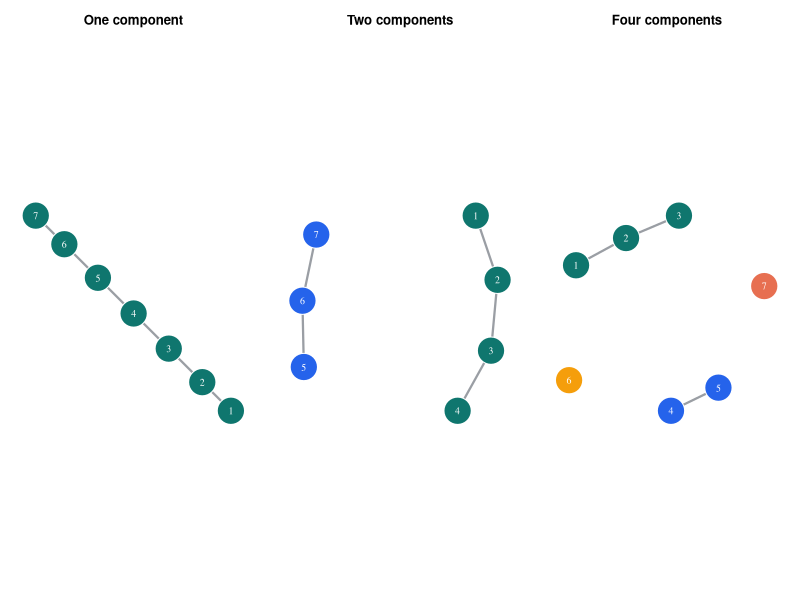
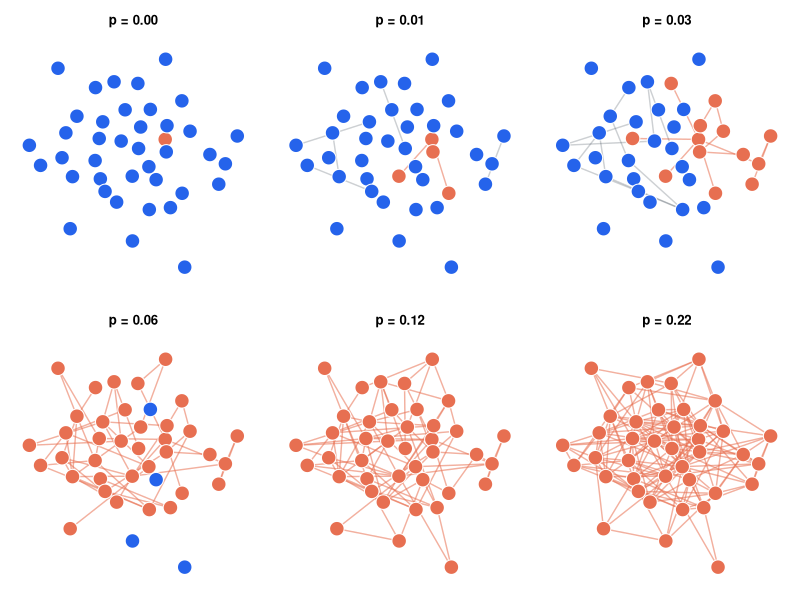
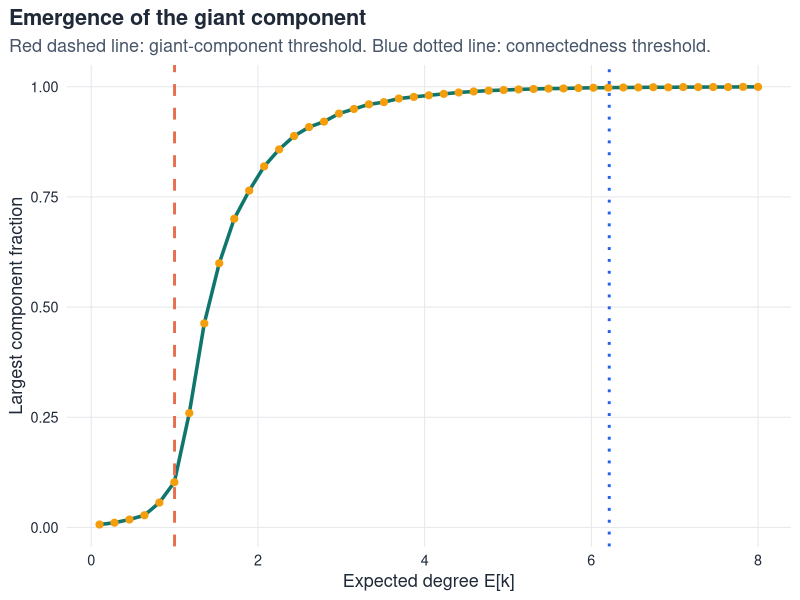
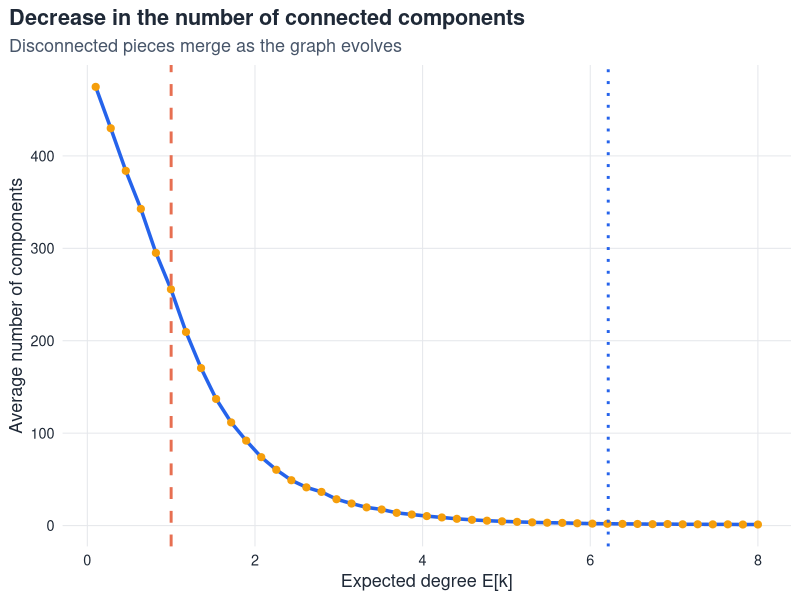
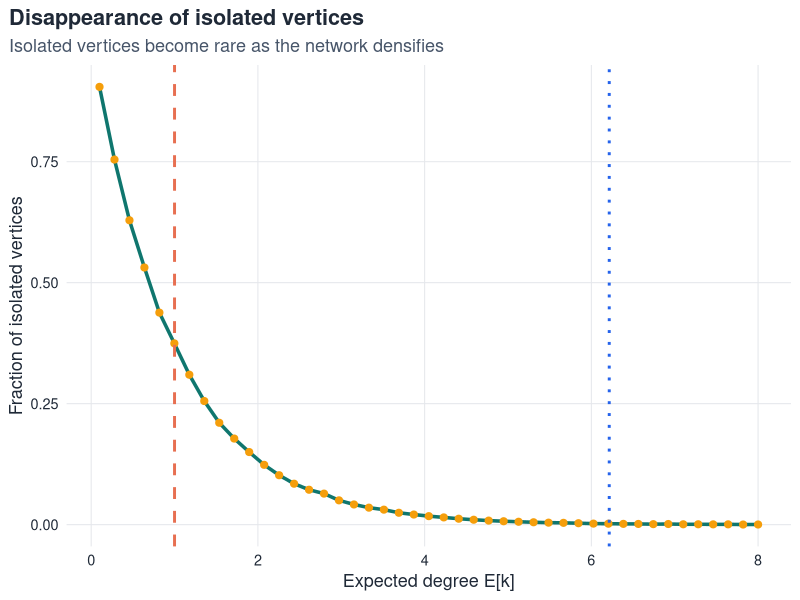
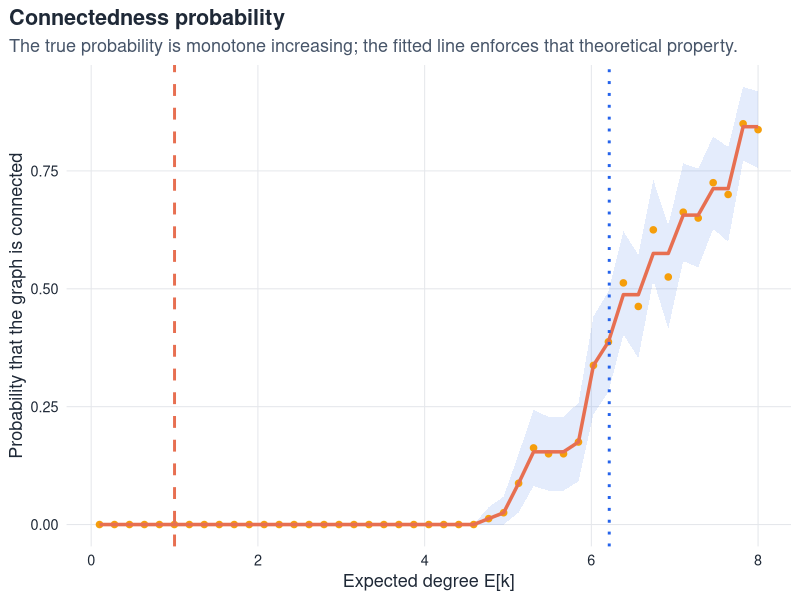

These charts were generated, in order, by the following R code:
## ---- chunk 1
#| label: chapter-setup-evolution
#| include: false

library(igraph)
library(dplyr)
library(ggplot2)
library(tidyr)
library(purrr)

course_cols <- list(
  teal  = "#0F766E",
  blue  = "#2563EB",
  gold  = "#F59E0B",
  coral = "#E76F51",
  ink   = "#1F2937",
  grid  = "#E5E7EB"
)

theme_set(
  theme_minimal(base_size = 13) +
    theme(
      plot.title.position = "plot",
      panel.grid.minor = element_blank(),
      panel.grid.major.x = element_line(color = course_cols$grid, linewidth = 0.35),
      panel.grid.major.y = element_line(color = course_cols$grid, linewidth = 0.35),
      axis.title = element_text(color = course_cols$ink),
      axis.text = element_text(color = course_cols$ink),
      plot.title = element_text(face = "bold", color = course_cols$ink),
      plot.subtitle = element_text(color = "#475569"),
      legend.position = "top"
    )
)

set.seed(2026)
## ---- chunk 2
#| label: component-examples
#| echo: false
#| fig-cap: "Three graphs with different component structure. Vertices in the same connected component share the same color."

make_component_plot <- function(g, main_text) {
  comp <- components(g)$membership
  palette_vals <- c(course_cols$teal, course_cols$blue, course_cols$gold, course_cols$coral, "#8B5CF6", "#10B981")
  cols <- palette_vals[comp]

  plot(
    g,
    layout = layout_with_fr(g),
    vertex.size = 28,
    vertex.color = cols,
    vertex.frame.color = "white",
    vertex.label.color = "white",
    vertex.label.cex = 0.9,
    edge.color = scales::alpha(course_cols$ink, 0.45),
    edge.width = 2.2,
    main = main_text
  )
}

g_comp_1 <- graph_from_edgelist(
  matrix(
    c(
      "1","2",
      "2","3",
      "3","4",
      "4","5",
      "5","6",
      "6","7"
    ),
    byrow = TRUE,
    ncol = 2
  ),
  directed = FALSE
)

g_comp_2 <- graph_from_edgelist(
  matrix(
    c(
      "1","2",
      "2","3",
      "3","4",
      "5","6",
      "6","7"
    ),
    byrow = TRUE,
    ncol = 2
  ),
  directed = FALSE
)

g_comp_3 <- graph_from_edgelist(
  matrix(
    c(
      "1","2",
      "2","3",
      "4","5"
    ),
    byrow = TRUE,
    ncol = 2
  ),
  directed = FALSE
)
g_comp_3 <- add_vertices(g_comp_3, 2, name = c("6", "7"))

old_par <- par(no.readonly = TRUE)
par(mfrow = c(1, 3), mar = c(1, 1, 3, 1))

make_component_plot(g_comp_1, "One component")
make_component_plot(g_comp_2, "Two components")
make_component_plot(g_comp_3, "Four components")

par(old_par)
## ---- chunk 3
#| label: evolution-snapshots
#| echo: false
#| fig-cap: "Evolution of a random graph on a fixed vertex set. Vertex positions are fixed across all snapshots, and the edge set grows monotonically with p. The largest connected component is highlighted."

set.seed(2026)

n_snap <- 40
p_vals <- c(0.00, 0.01, 0.03, 0.06, 0.12, 0.22)

all_pairs <- t(combn(1:n_snap, 2))
edge_order_u <- runif(nrow(all_pairs))

make_evolving_graph <- function(p) {
  chosen <- all_pairs[edge_order_u <= p, , drop = FALSE]
  g <- make_empty_graph(n = n_snap, directed = FALSE)
  if (nrow(chosen) > 0) {
    g <- add_edges(g, as.vector(t(chosen)))
  }
  g
}

g_ref <- make_evolving_graph(max(p_vals))
layout_fixed <- layout_with_fr(g_ref)

plot_snapshot <- function(p, title_text) {
  g <- make_evolving_graph(p)
  comp <- components(g)
  memb <- comp$membership
  sizes <- comp$csize
  largest_id <- if (length(sizes) > 0) which.max(sizes) else 1

  vcols <- ifelse(memb == largest_id, course_cols$coral, course_cols$blue)

  if (ecount(g) > 0) {
    e_ends <- ends(g, E(g), names = FALSE)
    ecol <- apply(e_ends, 1, function(x) {
      if (memb[x[1]] == largest_id && memb[x[2]] == largest_id) {
        scales::alpha(course_cols$coral, 0.55)
      } else {
        scales::alpha(course_cols$ink, 0.22)
      }
    })
  } else {
    ecol <- NULL
  }

  plot(
    g,
    layout = layout_fixed,
    vertex.size = 14,
    vertex.color = vcols,
    vertex.frame.color = "white",
    vertex.label = NA,
    edge.color = ecol,
    edge.width = 1.4,
    main = title_text
  )
}

old_par <- par(no.readonly = TRUE)
par(mfrow = c(2, 3), mar = c(1, 1, 3, 1))

for (p in p_vals) {
  plot_snapshot(p, paste0("p = ", sprintf("%.2f", p)))
}

par(old_par)
## ---- chunk 4
#| label: giant-component-scan

set.seed(2026)

n <- 500
k_grid <- seq(0.1, 8.0, length.out = 45)
p_grid <- k_grid / (n - 1)
reps <- 80

evolution_tbl <- map_dfr(p_grid, function(p) {
  map_dfr(seq_len(reps), function(rep_id) {
    g <- sample_gnp(n = n, p = p, directed = FALSE, loops = FALSE)
    comp <- components(g)$csize

    tibble(
      p = p,
      mean_degree = p * (n - 1),
      rep = rep_id,
      largest_component_fraction = max(comp) / n,
      number_of_components = length(comp),
      isolated_fraction = sum(comp == 1) / n,
      connected_indicator = as.integer(length(comp) == 1)
    )
  })
})

evolution_summary <- evolution_tbl |>
  group_by(p, mean_degree) |>
  summarise(
    largest_component_fraction = mean(largest_component_fraction),
    number_of_components = mean(number_of_components),
    isolated_fraction = mean(isolated_fraction),
    connected_probability = mean(connected_indicator),
    connected_probability_se = sqrt(connected_probability * (1 - connected_probability) / n()),
    .groups = "drop"
  )

iso_fit <- isoreg(evolution_summary$mean_degree, evolution_summary$connected_probability)
evolution_summary$connected_probability_iso <- iso_fit$yf
## ---- chunk 5
#| label: giant-component-plot
#| fig-cap: "Average fraction of vertices in the largest connected component as a function of expected degree. The dashed vertical lines indicate the giant-component threshold and the connectedness threshold."

ggplot(evolution_summary, aes(x = mean_degree, y = largest_component_fraction)) +
  geom_line(color = course_cols$teal, linewidth = 1.2) +
  geom_point(color = course_cols$gold, size = 2.1) +
  geom_vline(xintercept = 1, color = course_cols$coral, linewidth = 1.0, linetype = 2) +
  geom_vline(xintercept = log(n), color = course_cols$blue, linewidth = 1.0, linetype = 3) +
  labs(
    title = "Emergence of the giant component",
    subtitle = "Red dashed line: giant-component threshold. Blue dotted line: connectedness threshold.",
    x = "Expected degree E[k]",
    y = "Largest component fraction"
  )
## ---- chunk 6
#| label: number-components-plot
#| fig-cap: "Average number of connected components as a function of expected degree."

ggplot(evolution_summary, aes(x = mean_degree, y = number_of_components)) +
  geom_line(color = course_cols$blue, linewidth = 1.2) +
  geom_point(color = course_cols$gold, size = 2.1) +
  geom_vline(xintercept = 1, color = course_cols$coral, linewidth = 1.0, linetype = 2) +
  geom_vline(xintercept = log(n), color = course_cols$blue, linewidth = 1.0, linetype = 3) +
  labs(
    title = "Decrease in the number of connected components",
    subtitle = "Disconnected pieces merge as the graph evolves",
    x = "Expected degree E[k]",
    y = "Average number of components"
  )
## ---- chunk 7
#| label: isolated-fraction-plot
#| fig-cap: "Average fraction of isolated vertices as a function of expected degree."

ggplot(evolution_summary, aes(x = mean_degree, y = isolated_fraction)) +
  geom_line(color = course_cols$teal, linewidth = 1.2) +
  geom_point(color = course_cols$gold, size = 2.1) +
  geom_vline(xintercept = 1, color = course_cols$coral, linewidth = 1.0, linetype = 2) +
  geom_vline(xintercept = log(n), color = course_cols$blue, linewidth = 1.0, linetype = 3) +
  labs(
    title = "Disappearance of isolated vertices",
    subtitle = "Isolated vertices become rare as the network densifies",
    x = "Expected degree E[k]",
    y = "Fraction of isolated vertices"
  )
## ---- chunk 8
#| label: connected-probability-plot
#| fig-cap: "Estimated connectedness probability as a function of expected degree. Points show Monte Carlo estimates; the solid curve is the monotone isotonic fit."

ggplot(evolution_summary, aes(x = mean_degree)) +
  geom_ribbon(
    aes(
      ymin = pmax(connected_probability - 1.96 * connected_probability_se, 0),
      ymax = pmin(connected_probability + 1.96 * connected_probability_se, 1)
    ),
    fill = course_cols$blue,
    alpha = 0.12
  ) +
  geom_point(aes(y = connected_probability), color = course_cols$gold, size = 1.9) +
  geom_line(aes(y = connected_probability_iso), color = course_cols$coral, linewidth = 1.2) +
  geom_vline(xintercept = 1, color = course_cols$coral, linewidth = 1.0, linetype = 2) +
  geom_vline(xintercept = log(n), color = course_cols$blue, linewidth = 1.0, linetype = 3) +
  labs(
    title = "Connectedness probability",
    subtitle = "The true probability is monotone increasing; the fitted line enforces that theoretical property.",
    x = "Expected degree E[k]",
    y = "Probability that the graph is connected"
  )
